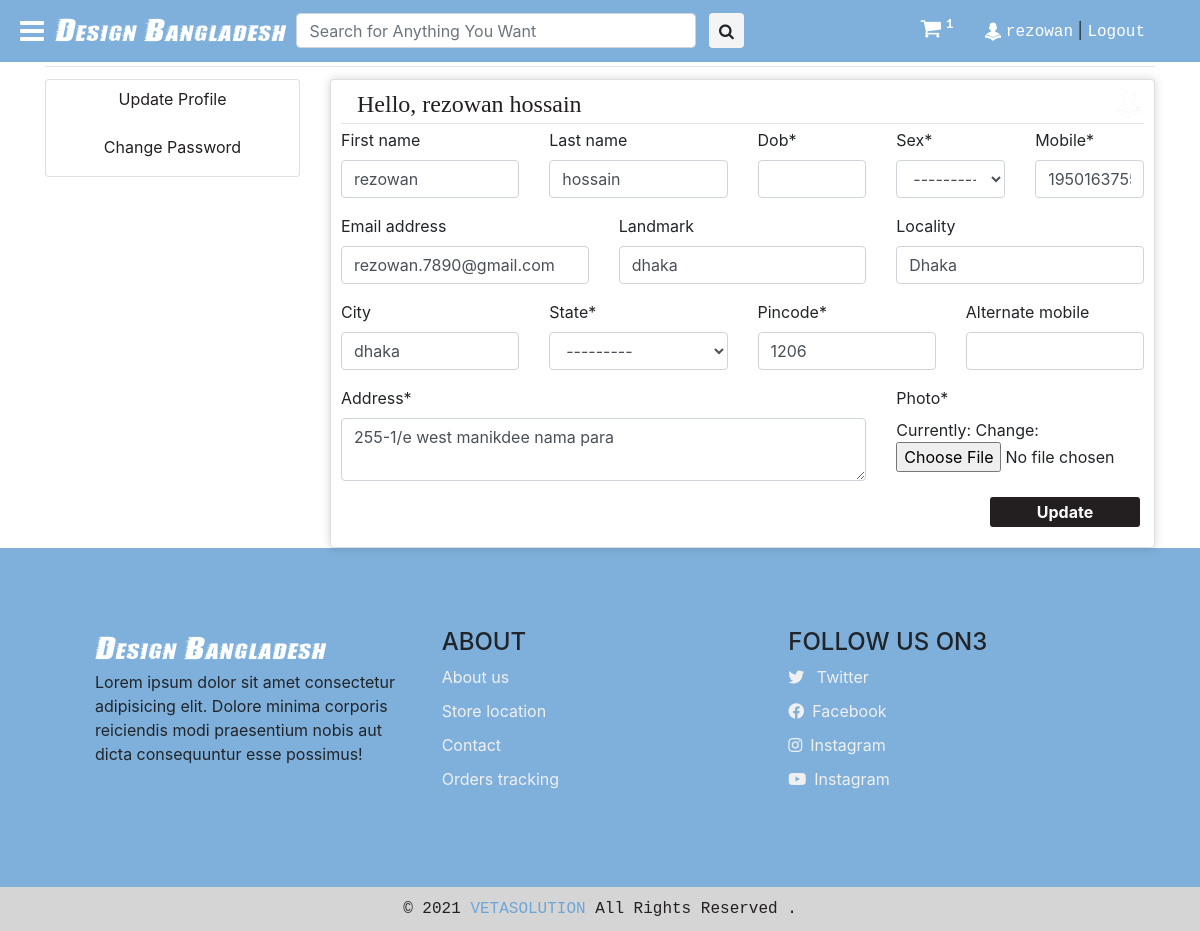
Before: /account_settings/ (signed in) with the older database file.
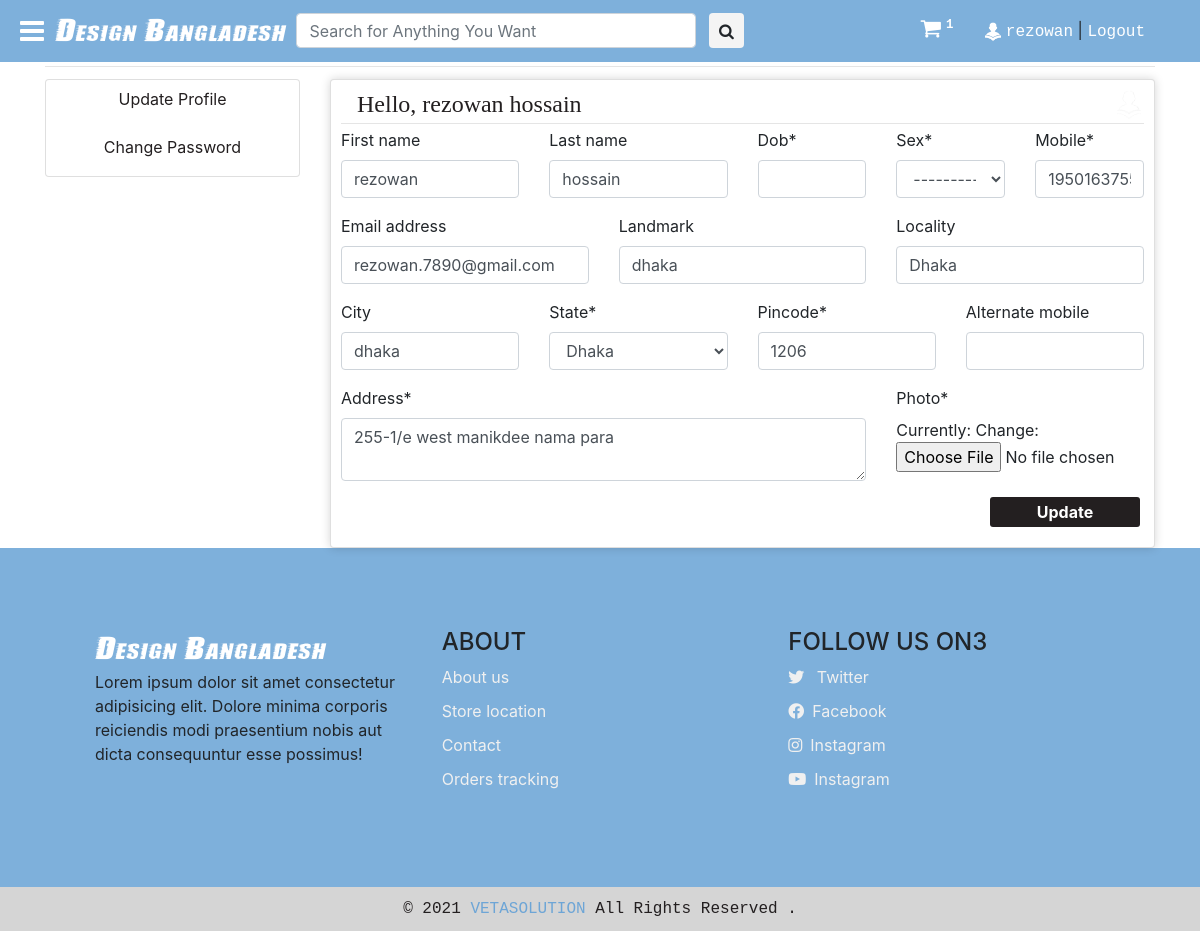
After: the same page with the newer database file.
### main/models.py (models this page shows, shortened)
class UserDetail(models.Model):
	SEX_CHOICES = (("Male",'Male'),("Female",'Female'),("Other",'Other'))
	STATE_CHOICES = (
		("Dhaka",'Dhaka'),
		("Chittagong",'Chittagong'),
		("Khulna",'Khulna'),
		("Sylhet",'Sylhet'),
		("Rajshahi",'Rajshahi'),
		("Barishal",'Barishal'),
		)
	user = models.OneToOneField(User, on_delete=models.CASCADE,primary_key=True)
	dob = models.DateField(null = True)
	photo = models.ImageField(default='default.png',upload_to='user_photos')
	mobile = models.CharField(max_length=10,null=True)
	alternate_mobile = models.CharField(max_length=10,null=True,blank=True)
	address = models.TextField()
	pincode = models.CharField(max_length=6, null=True)
	landmark = models.CharField(max_length=500, null=True, blank=True)
	locality = models.CharField(max_length=100, null=True, blank=True)
	city = models.CharField(max_length=100, null=True, blank=True)
	state = models.CharField(max_length=50,choices=STATE_CHOICES, null=True)
	sex = models.CharField(max_length=6,choices=SEX_CHOICES, null=True)

### main/views.py (the view)
# urls.py: path('account_settings/', views.account_settings, name="account_settings"),
@login_required
def account_settings(request):
	if request.method == 'POST':
		s_form = UpdateUserDetailForm(request.POST, request.FILES, instance=request.user.userdetail)
		u_form = UserUpdateForm(request.POST, instance=request.user)
		if s_form.is_valid() and u_form.is_valid():
			s_form.save()
			u_form.save()
			messages.success(request, f'Your Account has been Updated!')
			return redirect("account_settings")
		pass_change_form = PasswordChangeForm(request.user, request.POST)
		if pass_change_form.is_valid():
			user = pass_change_form.save()
			update_session_auth_hash(request, user)  # Important!
			messages.success(request, 'Your password was successfully updated!')
			return redirect('account_settings')
		else:
			messages.error(request, 'Please correct the error below.')
	else:
		s_form = UpdateUserDetailForm(instance=request.user.userdetail)
		u_form = UserUpdateForm(instance=request.user)
		pass_change_form = PasswordChangeForm(request.user)
	detl = {
		'u_form':u_form,
		's_form':s_form,
		'pass_change_form':pass_change_form,
		'title':'User Account Settings',
		'cart_element_no' : len([p for p in Cart.objects.all() if p.user == request.user]),
		'category':category.objects.all(),
		}
	return render(request, 'main/account_settings.html', detl)

### main/forms.py
class UserUpdateForm(forms.ModelForm):
	class Meta:
		model = User
		fields = [
			'first_name',
			 'last_name',
			 'email',
		]

class UpdateUserDetailForm(forms.ModelForm):
	class Meta:
		model = UserDetail
		fields = [
			'dob',
			'photo',
			'mobile',
			'alternate_mobile',
			'address',
			'pincode',
			'landmark',
			'locality',
			'city',
			'state',
			'sex',
		]

### main/templatetags/app_tags.py (called while the page is built)
@register.filter(name='split')
def split(str, key):
    return str.split(key)

### saler/models.py (called while the page is built)
	def __str__(self):
		return f'{self.name}'

### main/templates/main/account_settings.html (shortened to what this page needs)
{% extends "main/base.html" %}
{% load static %}
{% load crispy_forms_tags %}
{% block main_body %}
<div class="container">
	<hr class="mb-1 mt-1">
	<div class="row">
		<div class="col-md-3 mt-2">
			<div class="card">
				<button type="button" class="btn" onclick="change('account_update')"
					style="border-bottom: solid 1px #fff;"><a href="#detail">Update Profile</a></button>
				<button type="button" class="btn" onclick="change('change_pass')"
					style="border-bottom: solid 1px #fff;"><a href="#detail">Change Password</a></button>
			</div>
		</div>
		<div class="col-md-9 mt-2">
			<div class="card detail" id="account_update" style="display: block; padding: 10px;padding-bottom: 50px;">
				<h4 class="ml-3 mt-2" style="color: #231f20; font-family: Comic Sans MS; display: inline;">Hello,
					{{request.user.first_name}} {{request.user.last_name}}</h4><img
					src="{{ request.user.userdetail.photo.url }}" style="float: right; height: 30px; width: 30px">
				<hr class="mt-1 mb-0">
				<form method="POST" class="signup_form mt-1" enctype="multipart/form-data">
					<div class="row">
						<div class="form-group col-md-3 mb-0">
							{{ u_form.first_name | as_crispy_field }}
						</div>
						<div class="form-group col-md-3 mb-0">
							{{ u_form.last_name | as_crispy_field }}
						</div>
						<div class="form-group col-md-2 mb-0">
							{{ s_form.dob | as_crispy_field }}
						</div>
						<div class="form-group col-md-2 mb-0">
							{{ s_form.sex | as_crispy_field }}
						</div>
						<div class="form-group col-md-2 mb-0">
							{{ s_form.mobile | as_crispy_field }}
						</div>
					</div>
					<div class="row">
						<div class="form-group col-md-4 mb-0">
							{{ u_form.email | as_crispy_field }}
						</div>
						<div class="form-group col-md-4 mb-0">
							{{ s_form.landmark | as_crispy_field }}
						</div>
						<div class="form-group col-md-4 mb-0">
							{{ s_form.locality | as_crispy_field }}
						</div>
					</div>
					<div class="row">
						<div class="form-group col-md-3 mb-0">
							{{ s_form.city | as_crispy_field }}
						</div>
						<div class="form-group col-md-3 mb-0">
							{{ s_form.state | as_crispy_field }}
						</div>
						<div class="form-group col-md-3 mb-0">
							{{ s_form.pincode | as_crispy_field }}
						</div>
						<div class="form-group col-md-3 mb-0">
							{{ s_form.alternate_mobile | as_crispy_field }}
						</div>
					</div>
					<div class="row">
						<div class="form-group col-md-8 mb-0">
							{{ s_form.address | as_crispy_field }}
						</div>
						<div class="form-group col-md-4 mb-0 removeing">
							{{ s_form.photo | as_crispy_field }}
						</div>
					</div>
					<section class="mr-1">
						<button type="submit" class="sub_btn" style="float: right;">Update</button>
					</section>
				</form>
			</div>
		</div>
	</div>
</div>
{% endblock main_body %}

Changed rows visible on the page:
changed UserDetail "dhaka": state "---------" → "Dhaka"
